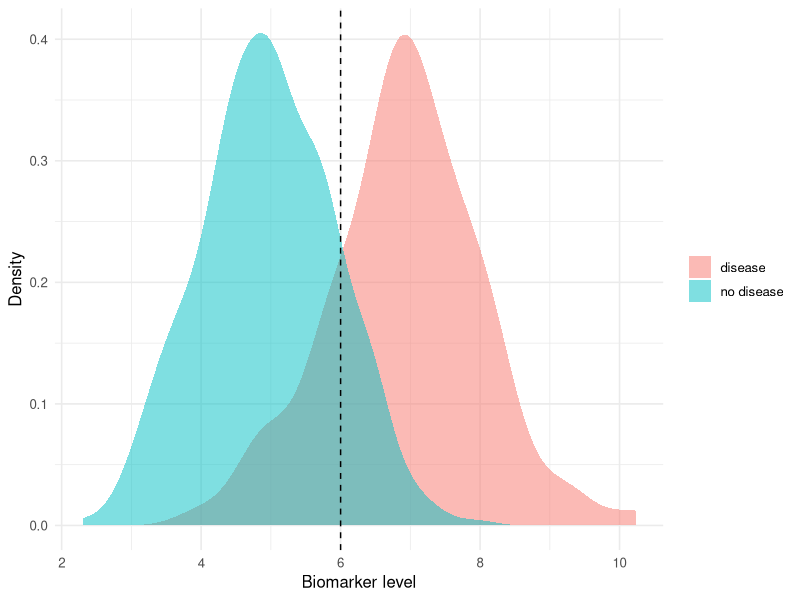
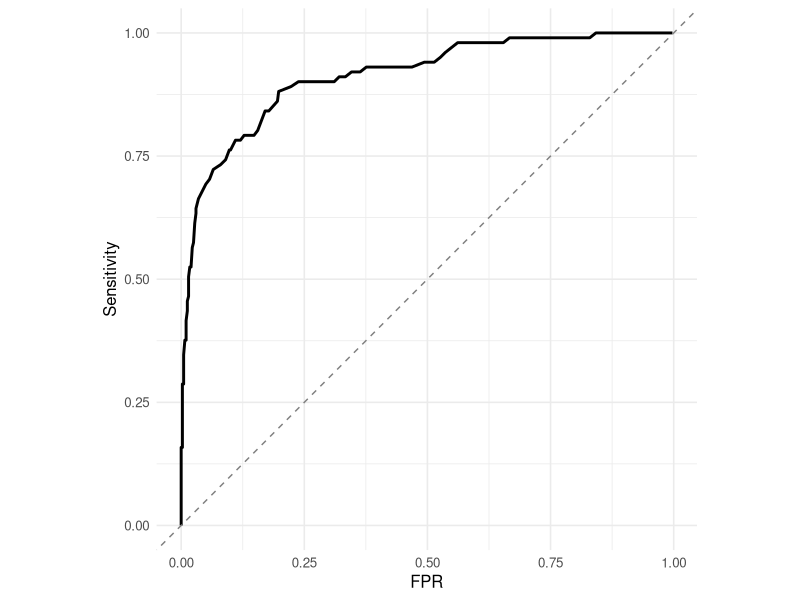

R code for these plots, in order:
# ============================================================
# Biostatistics Courses
# Course 1 — Week 2, Session 3: Diagnostic testing
# ============================================================

# --- 0. Setup --------------------------------------------------
library(tidyverse)
set.seed(42)
theme_set(theme_minimal(base_size = 12))

# --- 1. Hypothesis / Goal --------------------------------------
# Characterise a continuous biomarker as a diagnostic test.

# --- 2. Data ---------------------------------------------------
N <- 500
prev <- 0.2
pop <- tibble(
  id = seq_len(N),
  disease = rbinom(N, 1, prev),
  biomarker = rnorm(N, mean = if_else(disease == 1, 7, 5), sd = 1)
)
cutoff <- 6
pop <- pop |> mutate(test = as.integer(biomarker > cutoff))

# --- 3. Visualise ----------------------------------------------
p_hist <- pop |>
  mutate(status = if_else(disease == 1, "disease", "no disease")) |>
  ggplot(aes(biomarker, fill = status)) +
  geom_density(alpha = 0.5, colour = NA) +
  geom_vline(xintercept = cutoff, linetype = 2) +
  labs(x = "Biomarker level", y = "Density", fill = NULL)
print(p_hist)

# --- 4. Assumptions --------------------------------------------
tab <- table(disease = pop$disease, test = pop$test)

# --- 5. Conduct / Fit ------------------------------------------
TP <- tab["1", "1"]; FN <- tab["1", "0"]
FP <- tab["0", "1"]; TN <- tab["0", "0"]
sens <- TP / (TP + FN)
spec <- TN / (TN + FP)
ppv  <- TP / (TP + FP)
npv  <- TN / (TN + FN)
lrp  <- sens / (1 - spec)
lrn  <- (1 - sens) / spec

roc <- tibble(
  cut = seq(min(pop$biomarker), max(pop$biomarker), length.out = 200)
) |>
  rowwise() |>
  mutate(
    tp = sum(pop$biomarker > cut & pop$disease == 1),
    fn = sum(pop$biomarker <= cut & pop$disease == 1),
    fp = sum(pop$biomarker > cut & pop$disease == 0),
    tn = sum(pop$biomarker <= cut & pop$disease == 0),
    sens = tp / (tp + fn),
    fpr  = fp / (fp + tn)
  ) |>
  ungroup()

p_roc <- ggplot(roc, aes(fpr, sens)) +
  geom_path(linewidth = 1) +
  geom_abline(linetype = 2, colour = "grey50") +
  coord_equal() +
  labs(x = "FPR", y = "Sensitivity")
print(p_roc)

# --- 6. Report -------------------------------------------------
cat(sprintf("Se=%.2f Sp=%.2f PPV=%.2f NPV=%.2f LR+=%.2f LR-=%.2f\n",
            sens, spec, ppv, npv, lrp, lrn))
